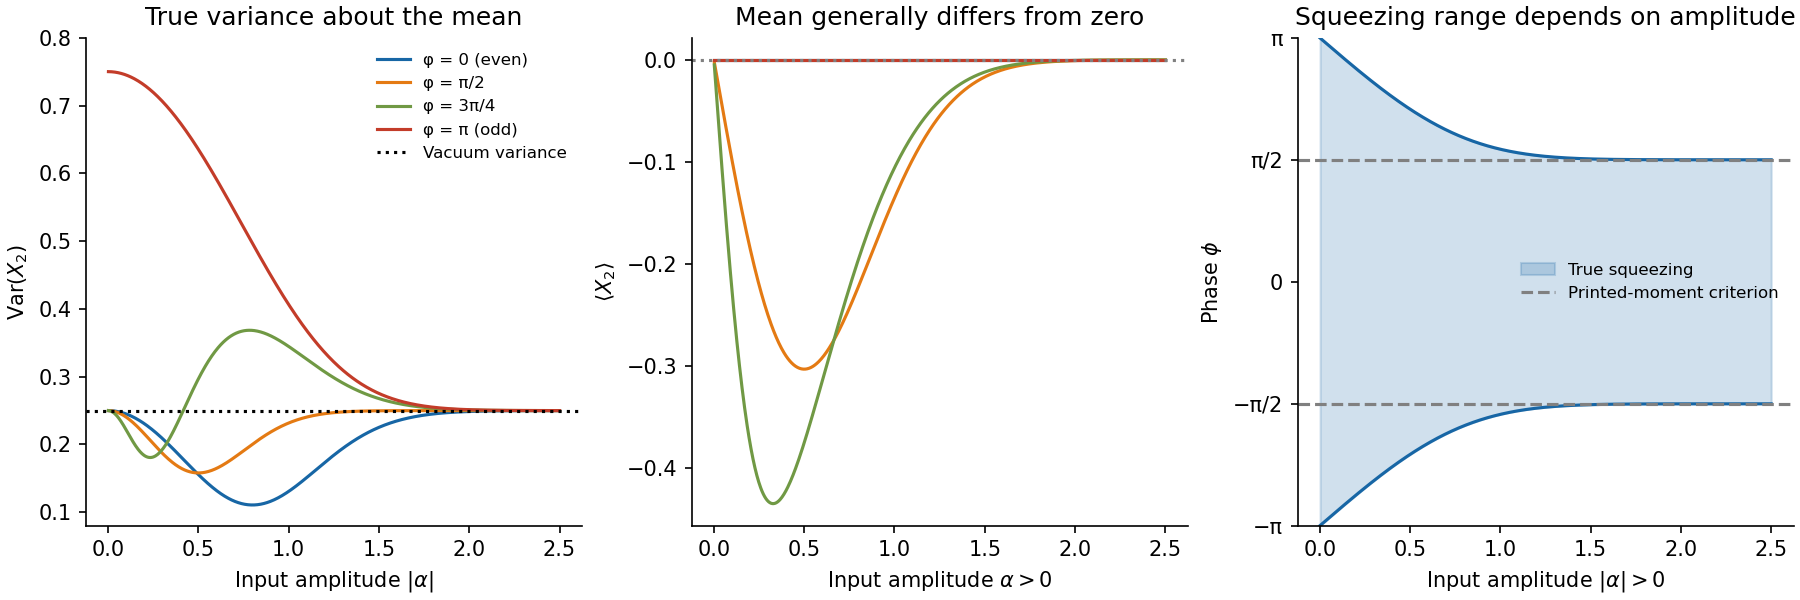

Recreate this plot in Python.
"""Original explanatory figure; Python 3.14, numpy and matplotlib.
Writes a literal PNG basename to cwd. No source-image pixels or media paths.
"""
import numpy as np
import matplotlib
matplotlib.use('Agg')
import matplotlib.pyplot as plt
from matplotlib.patches import Circle, Rectangle, FancyArrowPatch
plt.rcParams.update({'font.size':10,'figure.facecolor':'white','savefig.facecolor':'white','axes.spines.top':False,'axes.spines.right':False})
fig,axs=plt.subplots(1,3,figsize=(12,4),layout='constrained');a,b,c=axs
alpha=np.linspace(.002,2.5,700);s=np.exp(-2*alpha**2)
for phi,lab,col in [(0,'0 (even)','#1766a5'),(np.pi/2,'π/2','#e47a13'),(3*np.pi/4,'3π/4','#709944'),(np.pi,'π (odd)','#c33c29')]:
 D=1+s*np.cos(phi);mean=-alpha*s*np.sin(phi)/D;var=.25-alpha**2*s*(np.cos(phi)+s)/D**2;a.plot(alpha,var,label='φ = '+lab,color=col);b.plot(alpha,mean,color=col)
a.axhline(.25,color='black',ls=':',label='Vacuum variance');a.set(xlabel=r'Input amplitude $|\alpha|$',ylabel=r'$\mathrm{Var}(X_2)$',ylim=(.08,.8),title='True variance about the mean');a.legend(frameon=False,fontsize=8)
b.axhline(0,color='gray',ls=':');b.set(xlabel=r'Input amplitude $\alpha>0$',ylabel=r'$\langle X_2\rangle$',title='Mean generally differs from zero')
phmax=np.arccos(-s);c.fill_between(alpha,-phmax,phmax,color='#1766a5',alpha=.2,label='True squeezing');c.plot(alpha,phmax,color='#1766a5');c.plot(alpha,-phmax,color='#1766a5');c.axhline(np.pi/2,color='gray',ls='--',label='Printed-moment criterion');c.axhline(-np.pi/2,color='gray',ls='--');c.set(xlabel=r'Input amplitude $|\alpha|>0$',ylabel=r'Phase $\phi$',ylim=(-np.pi,np.pi),title='Squeezing range depends on amplitude');c.set_yticks([-np.pi,-np.pi/2,0,np.pi/2,np.pi],['−π','−π/2','0','π/2','π']);c.legend(frameon=False,fontsize=8,loc='center right')
fig.savefig('paper-1-cat-variance.png',dpi=150);plt.close(fig)
